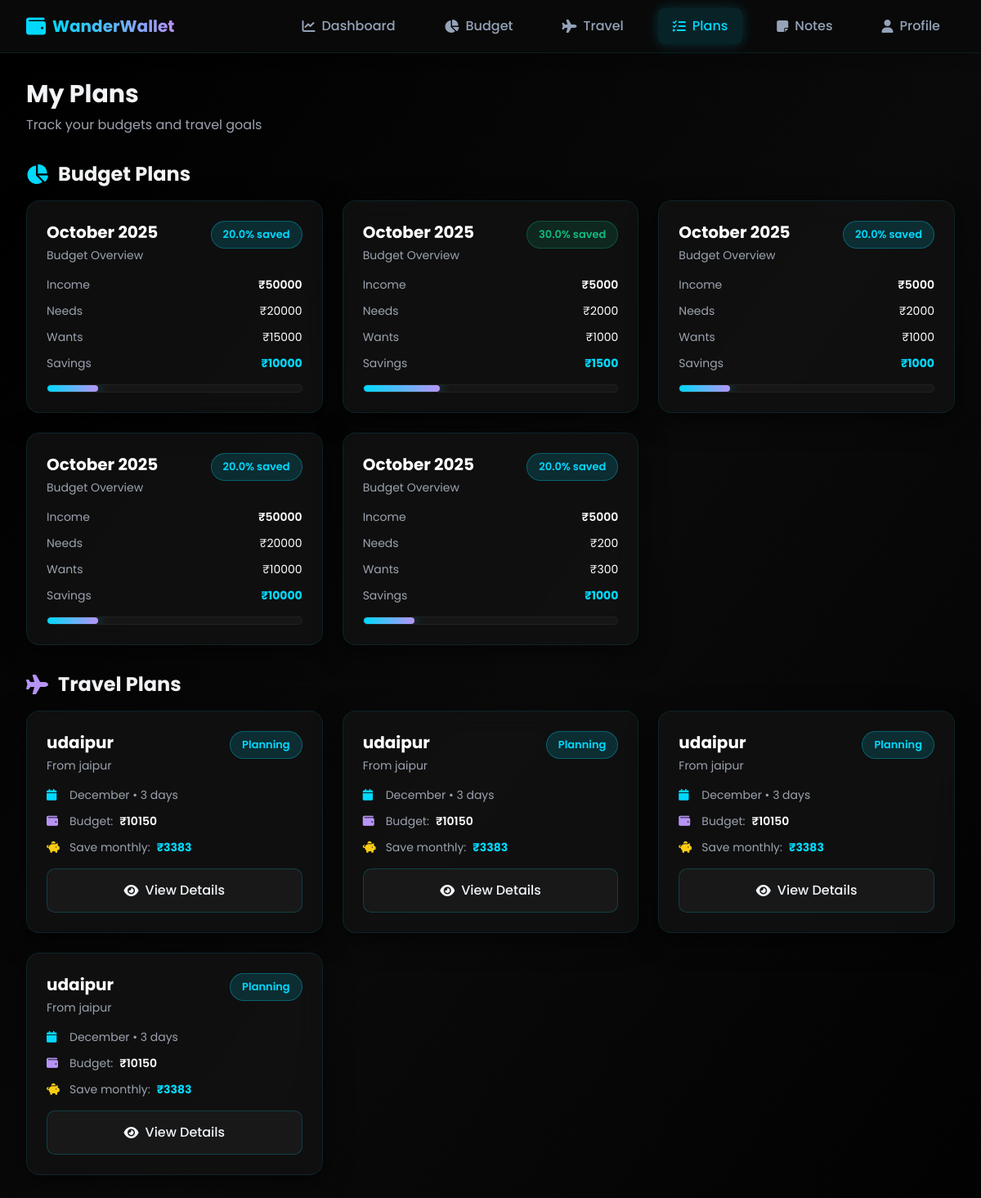
The app's page /plans (signed in) with its own data.
### tables this page shows
CREATE TABLE budgets (
                id INTEGER PRIMARY KEY AUTOINCREMENT,
                user_id INTEGER NOT NULL,
                income REAL NOT NULL,
                needs REAL NOT NULL,
                wants REAL NOT NULL,
                savings REAL NOT NULL,
                month TEXT NOT NULL,
                year INTEGER NOT NULL,
                ai_insights TEXT,
                created_at TIMESTAMP DEFAULT CURRENT_TIMESTAMP, needs_subcategories TEXT, wants_subcategories TEXT,
                FOREIGN KEY (user_id) REFERENCES users (id)
            );

CREATE TABLE travel_plans (
                id INTEGER PRIMARY KEY AUTOINCREMENT,
                user_id INTEGER NOT NULL,
                start_city TEXT NOT NULL,
                destination TEXT NOT NULL,
                travel_days INTEGER NOT NULL,
                travel_month TEXT NOT NULL,
                total_budget REAL,
                monthly_savings REAL,
                status TEXT DEFAULT 'planning',
                created_at TIMESTAMP DEFAULT CURRENT_TIMESTAMP,
                FOREIGN KEY (user_id) REFERENCES users (id)
            );

### app.py (the view)
@app.route('/plans')
@login_required
def plans():
    db = get_db()
    budgets = db.execute('SELECT * FROM budgets WHERE user_id = ? ORDER BY created_at DESC',
                        (current_user.id,)).fetchall()
    travel_plans = db.execute('SELECT * FROM travel_plans WHERE user_id = ? ORDER BY created_at DESC',
                             (current_user.id,)).fetchall()
    db.close()
    return render_template('plans.html', budgets=budgets, travel_plans=travel_plans)

### app.py (called while the page is built)
def get_db():
    conn = sqlite3.connect(DATABASE)
    conn.row_factory = sqlite3.Row
    return conn

@login_manager.user_loader
def load_user(user_id):
    db = get_db()
    user = db.execute('SELECT * FROM users WHERE id = ?', (user_id,)).fetchone()
    db.close()
    if user:
        return User(user['id'], user['username'], user['email'])
    return None

### templates/plans.html (shortened to what this page needs)
{% extends "base.html" %}
{% block content %}
<div class="min-h-screen bg-gradient-to-br from-dark-primary via-dark-secondary to-dark-primary py-8">
    <div class="max-w-7xl mx-auto px-4 sm:px-6 lg:px-8">
        <div class="mb-8">
            <h1 class="text-3xl font-bold mb-2">My Plans</h1>
            <p class="text-gray-400">Track your budgets and travel goals</p>
        </div>
        <div class="mb-8">
            <h2 class="text-2xl font-bold mb-4 flex items-center">
                <i class="fas fa-chart-pie mr-3 text-teal-primary"></i>
                Budget Plans
            </h2>
            {% if budgets %}
            <div class="card-grid">
                {% for budget in budgets %}
                <div class="glass-card p-6">
                    <div class="flex justify-between items-start mb-4">
                        <div>
                            <h3 class="text-xl font-bold text-white">{{ budget.month }} {{ budget.year }}</h3>
                            <p class="text-sm text-gray-400 mt-1">Budget Overview</p>
                        </div>
                        <span class="badge {% if (budget.savings / budget.income * 100) >= 30 %}badge-success{% elif (budget.savings / budget.income * 100) >= 20 %}badge-info{% else %}badge-warning{% endif %}">
                            {{ "%.1f"|format(budget.savings / budget.income * 100) }}% saved
                        </span>
                    </div>
                    <div class="space-y-3 mb-4">
                        <div class="flex justify-between text-sm">
                            <span class="text-gray-400">Income</span>
                            <span class="text-white font-semibold">₹{{ "%.0f"|format(budget.income) }}</span>
                        </div>
                        <div class="flex justify-between text-sm">
                            <span class="text-gray-400">Needs</span>
                            <span class="text-white">₹{{ "%.0f"|format(budget.needs) }}</span>
                        </div>
                        <div class="flex justify-between text-sm">
                            <span class="text-gray-400">Wants</span>
                            <span class="text-white">₹{{ "%.0f"|format(budget.wants) }}</span>
                        </div>
                        <div class="flex justify-between text-sm">
                            <span class="text-gray-400">Savings</span>
                            <span class="text-teal-primary font-bold">₹{{ "%.0f"|format(budget.savings) }}</span>
                        </div>
                    </div>
                    <div class="progress-bar">
                        <div class="progress-fill" style="width: {{ (budget.savings / budget.income * 100)|int }}%"></div>
                    </div>
                </div>
                {% endfor %}
            </div>
            {% endif %}
        </div>
        <div class="mb-8">
            <h2 class="text-2xl font-bold mb-4 flex items-center">
                <i class="fas fa-plane mr-3 text-purple-primary"></i>
                Travel Plans
            </h2>
            {% if travel_plans %}
            <div class="card-grid">
                {% for plan in travel_plans %}
                <div class="glass-card p-6">
                    <div class="flex justify-between items-start mb-4">
                        <div>
                            <h3 class="text-xl font-bold text-white">{{ plan.destination }}</h3>
                            <p class="text-sm text-gray-400 mt-1">From {{ plan.start_city }}</p>
                        </div>
                        <span class="badge badge-info">{{ plan.status|title }}</span>
                    </div>
                    <div class="space-y-3 mb-4">
                        <div class="flex items-center text-sm text-gray-400">
                            <i class="fas fa-calendar w-5 mr-2 text-teal-primary"></i>
                            <span>{{ plan.travel_month }} • {{ plan.travel_days }} days</span>
                        </div>
                        {% if plan.total_budget %}
                        <div class="flex items-center text-sm">
                            <i class="fas fa-wallet w-5 mr-2 text-purple-primary"></i>
                            <span class="text-gray-400">Budget:</span>
                            <span class="text-white font-semibold ml-2">₹{{ "%.0f"|format(plan.total_budget) }}</span>
                        </div>
                        <div class="flex items-center text-sm">
                            <i class="fas fa-piggy-bank w-5 mr-2 text-yellow-400"></i>
                            <span class="text-gray-400">Save monthly:</span>
                            <span class="text-teal-primary font-bold ml-2">₹{{ "%.0f"|format(plan.monthly_savings) }}</span>
                        </div>
                        {% endif %}
                    </div>
                    <a href="{{ url_for('accommodation', plan_id=plan.id) }}" class="btn-secondary w-full text-center">
                        <i class="fas fa-eye mr-2"></i>View Details
                    </a>
                </div>
                {% endfor %}
            </div>
            {% endif %}
        </div>
    </div>
</div>
{% endblock %}

### static/css/style.css (style rules this page uses)
.glass-card { background: rgba(18, 18, 18, 0.8); backdrop-filter: blur(16px); border: 1px solid rgba(0, 217, 255, 0.1); border-radius: 1rem; box-shadow: 0 8px 32px 0 rgba(0, 0, 0, 0.6); transition: all 0.4s cubic-bezier(0.4, 0, 0.2, 1); }
.btn-secondary { background: rgba(26, 26, 26, 0.95); color: #f1f5f9; padding: 0.875rem 1.75rem; border-radius: 0.625rem; font-weight: 500; transition: all 0.3s ease; border: 1px solid rgba(0, 217, 255, 0.2); cursor: pointer; display: inline-flex; align-items: center; justify-content: center; }
.progress-bar { height: 0.625rem; background: rgba(26, 26, 26, 0.8); border-radius: 9999px; overflow: hidden; border: 1px solid rgba(255, 255, 255, 0.05); }
.progress-fill { height: 100%; background: linear-gradient(90deg, #00d9ff 0%, #b794f6 100%); border-radius: 9999px; transition: width 0.6s cubic-bezier(0.4, 0, 0.2, 1); box-shadow: 0 0 15px rgba(0, 217, 255, 0.5); }
.card-grid { display: grid; grid-template-columns: repeat(auto-fit, minmax(300px, 1fr)); gap: 1.5rem; }
.badge { display: inline-flex; align-items: center; padding: 0.375rem 0.875rem; border-radius: 9999px; font-size: 0.8125rem; font-weight: 600; border: 1px solid; }
.badge-success { background: rgba(16, 185, 129, 0.15); color: #10b981; border-color: rgba(16, 185, 129, 0.3); }
.badge-info { background: rgba(0, 217, 255, 0.15); color: #00d9ff; border-color: rgba(0, 217, 255, 0.3); }
:root { --bg-primary: #000000; --bg-secondary: #0a0a0a; --bg-accent: #1a1a1a; --bg-card: #121212; --text-primary: #f1f5f9; --text-secondary: #94a3b8; --border-color: rgba(0, 217, 255, 0.1); --glow-color: rgba(0, 217, 255, 0.3); }

### records on screen
budgets: month "October", year "2025", budget.savings/budget.income*100 "20.0", income "50000", needs "20000", wants "15000", savings "10000"
budgets: month "October", year "2025", budget.savings/budget.income*100 "30.0", income "5000", needs "2000", wants "1000", savings "1500"
budgets: month "October", year "2025", budget.savings/budget.income*100 "20.0", income "5000", needs "2000", wants "1000", savings "1000"
budgets: month "October", year "2025", budget.savings/budget.income*100 "20.0", income "50000", needs "20000", wants "10000", savings "10000"
budgets: month "October", year "2025", budget.savings/budget.income*100 "20.0", income "5000", needs "200", wants "300", savings "1000"
travel_plans: destination "udaipur", start_city "jaipur", status "Planning", travel_month "December", travel_days "3", total_budget "10150", monthly_savings "3383"
travel_plans: destination "udaipur", start_city "jaipur", status "Planning", travel_month "December", travel_days "3", total_budget "10150", monthly_savings "3383"
travel_plans: destination "udaipur", start_city "jaipur", status "Planning", travel_month "December", travel_days "3", total_budget "10150", monthly_savings "3383"
travel_plans: destination "udaipur", start_city "jaipur", status "Planning", travel_month "December", travel_days "3", total_budget "10150", monthly_savings "3383"
